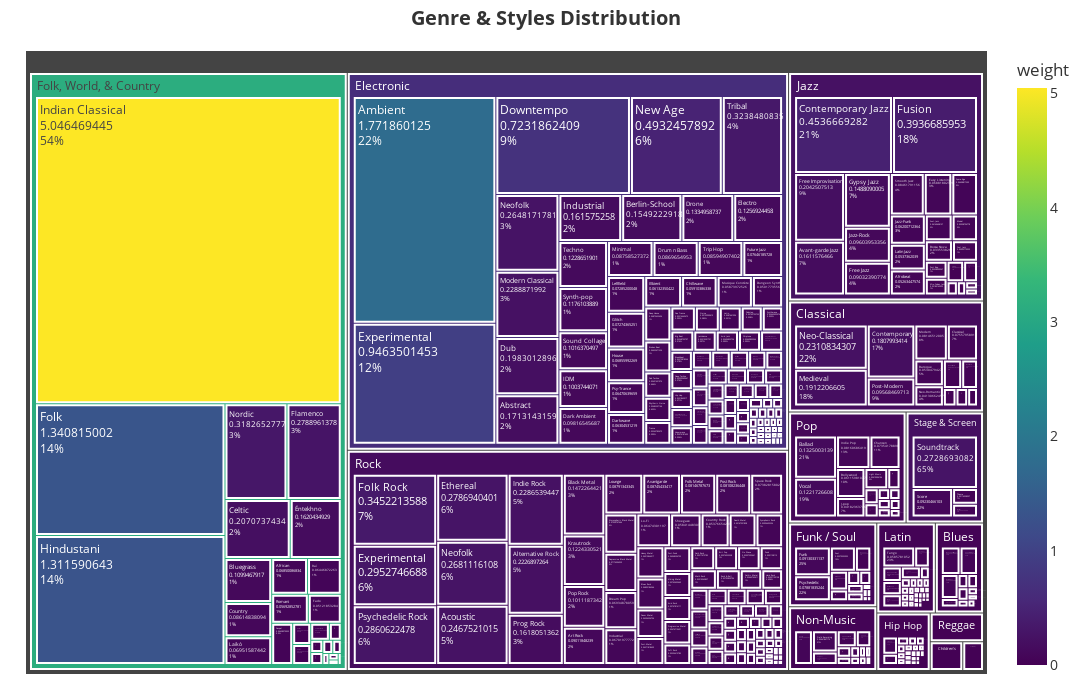

The notebook cell this image was saved under:
### Code cell
fig = px.treemap(
    parent_totals,
    path=["parent", "style"],
    values="weight",
    title="<b>Genre & Styles Distribution</b>",
    color="weight",
    color_continuous_scale="viridis",
    hover_data=["style", "weight"],
)

fig.update_layout(
    margin=dict(t=50, l=25, r=25, b=25),
    treemapcolorway=["#264653", "#2a9d8f", "#e9c46a", "#f4a261", "#e76f51"],
    title_x=0.5,
    font=dict(size=14, color="#333"),
)

fig.update_traces(
    textinfo="label+value+percent parent",
    textfont_size=12,
    marker=dict(line=dict(width=2, color="#fff")),
)

fig.update_layout(
    height=700,  # Adjust the height as needed
    width=1300,  # Adjust the width as needed
)

fig.show()

### Figure 1 — Plotly figure (JSON) as saved in the notebook; plotly's stock layout.template omitted (floating-point values rounded to 4 significant figures; data arrays with more than 128 entries replaced by an {"elided": "..."} marker saying what was removed)
{"data": [{"branchvalues": "total", "customdata": {"elided": "415x2 mixed values"}, "domain": {"x": [0, 1], "y": [0, 1]}, "hovertemplate": "labels=%{label}<br>weight_sum=%{value}<br>parent=%{parent}<br>id=%{id}<br>style=%{customdata[0]}<br>weight=%{color}<extra></extra>", "ids": {"elided": "415 str values"}, "labels": {"elided": "415 str values"}, "marker": {"coloraxis": "coloraxis", "colors": {"elided": "415 float values"}, "line": {"color": "#fff", "width": 2}}, "name": "", "parents": {"elided": "415 str values"}, "textfont": {"size": 12}, "textinfo": "label+value+percent parent", "type": "treemap", "values": {"elided": "415 float values"}}], "layout": {"coloraxis": {"colorbar": {"title": {"text": "weight"}}, "colorscale": [[0, "#440154"], [0.1111, "#482878"], [0.2222, "#3e4989"], [0.3333, "#31688e"], [0.4444, "#26828e"], [0.5556, "#1f9e89"], [0.6667, "#35b779"], [0.7778, "#6ece58"], [0.8889, "#b5de2b"], [1, "#fde725"]]}, "font": {"color": "#333", "size": 14}, "height": 700, "legend": {"tracegroupgap": 0}, "margin": {"b": 25, "l": 25, "r": 25, "t": 50}, "title": {"text": "<b>Genre & Styles Distribution</b>", "x": 0.5}, "treemapcolorway": ["#264653", "#2a9d8f", "#e9c46a", "#f4a261", "#e76f51"], "width": 1300}}
